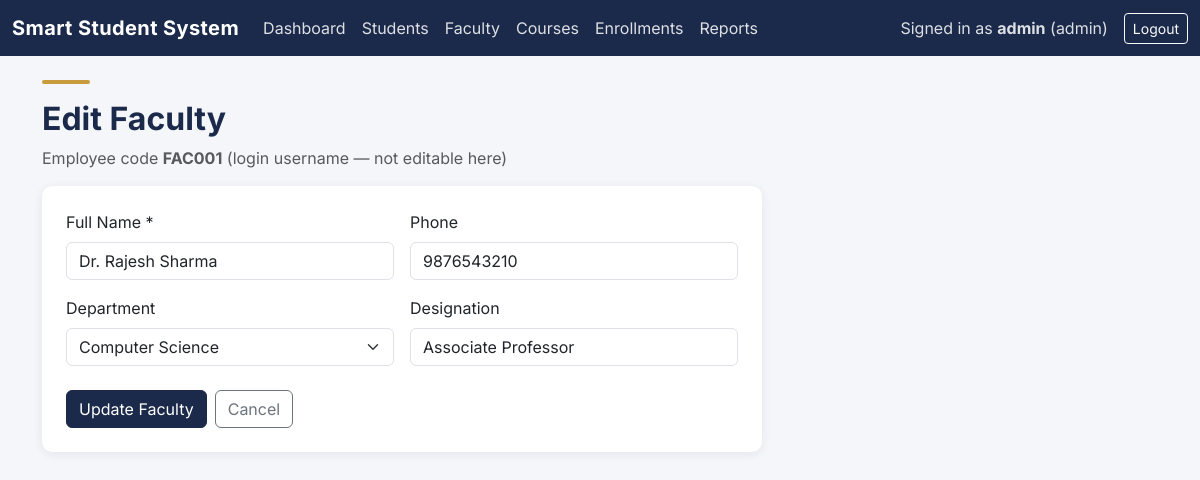
The app's page /admin/faculty/edit.php?id=1 (signed in) with its own data.
### tables this page shows
CREATE TABLE `faculty` (
  `faculty_id` int(11) NOT NULL,
  `user_id` int(11) DEFAULT NULL,
  `employee_code` varchar(20) NOT NULL,
  `full_name` varchar(100) NOT NULL,
  `department_id` int(11) DEFAULT NULL,
  `designation` varchar(50) DEFAULT NULL,
  `phone` varchar(15) DEFAULT NULL,
  `is_hod` tinyint(1) DEFAULT 0
);

CREATE TABLE `departments` (
  `department_id` int(11) NOT NULL,
  `department_name` varchar(100) NOT NULL,
  `department_code` varchar(10) NOT NULL
);

### admin/faculty/edit.php (the view, shortened to what this page needs)
<?php
require_once __DIR__ . '/../../config/db.php';
$id = $_GET['id'] ?? null;
$stmt = $pdo->prepare('SELECT * FROM faculty WHERE faculty_id = ?');
$stmt->execute([$id]);
$faculty = $stmt->fetch();
$departments = $pdo->query('SELECT * FROM departments ORDER BY department_name')->fetchAll();
include __DIR__ . '/../../includes/header.php';
?>
<div class="accent-bar"></div>
<h2>Edit Faculty</h2>
<p class="text-muted">Employee code <strong><?= htmlspecialchars($faculty['employee_code']) ?></strong> (login username — not editable here)</p>
<div class="card p-4" style="max-width: 720px;">
  <form method="POST">
    <div class="row g-3">
      <div class="col-md-6">
        <label class="form-label">Full Name *</label>
        <input type="text" name="full_name" class="form-control" value="<?= htmlspecialchars($faculty['full_name']) ?>" required>
      </div>
      <div class="col-md-6">
        <label class="form-label">Phone</label>
        <input type="text" name="phone" class="form-control" value="<?= htmlspecialchars($faculty['phone'] ?? '') ?>">
      </div>
      <div class="col-md-6">
        <label class="form-label">Department</label>
        <select name="department_id" class="form-select">
          <?php foreach ($departments as $d): ?>
            <option value="<?= $d['department_id'] ?>" <?= (string)($faculty['department_id'] ?? '') === (string)$d['department_id'] ? 'selected' : '' ?>>
              <?= htmlspecialchars($d['department_name']) ?>
            </option>
          <?php endforeach; ?>
        </select>
      </div>
      <div class="col-md-6">
        <label class="form-label">Designation</label>
        <input type="text" name="designation" class="form-control" value="<?= htmlspecialchars($faculty['designation'] ?? '') ?>">
      </div>
    </div>
    <div class="mt-4 d-flex gap-2">
      <button type="submit" class="btn btn-primary">Update Faculty</button>
      <a href="list.php" class="btn btn-outline-secondary">Cancel</a>
    </div>
  </form>
</div>
<?php include __DIR__ . '/../../includes/footer.php'; ?>

### assets/css/style.css (style rules this page uses)
:root { --navy: #1B2A4A; --navy-light: #2A3F66; --gold: #C89B3C; --bg: #F4F6F9; --surface: #FFFFFF; --text: #1F2430; --text-muted: #5B6472; --success: #2E7D5B; --danger: #B3434E; }
body { background-color: var(--bg); color: var(--text); font-family: 'Inter', -apple-system, sans-serif; }
h1, h2, h3, h4, h5, h6 { font-weight: 700; color: var(--navy); }
.card { border: none; border-radius: 10px; box-shadow: 0 2px 10px rgba(27, 42, 74, 0.08); }
.btn-primary { background-color: var(--navy); border-color: var(--navy); }
.accent-bar { height: 4px; width: 48px; background-color: var(--gold); border-radius: 2px; margin-bottom: 1rem; }

### records on screen
faculty: employee_code "FAC001", full_name "Dr. Rajesh Sharma", phone "9876543210", department_id "Computer Science", designation "Associate Professor"

### other values on screen
$_SESSION['username'] "admin"
$_SESSION['role'] "admin"
